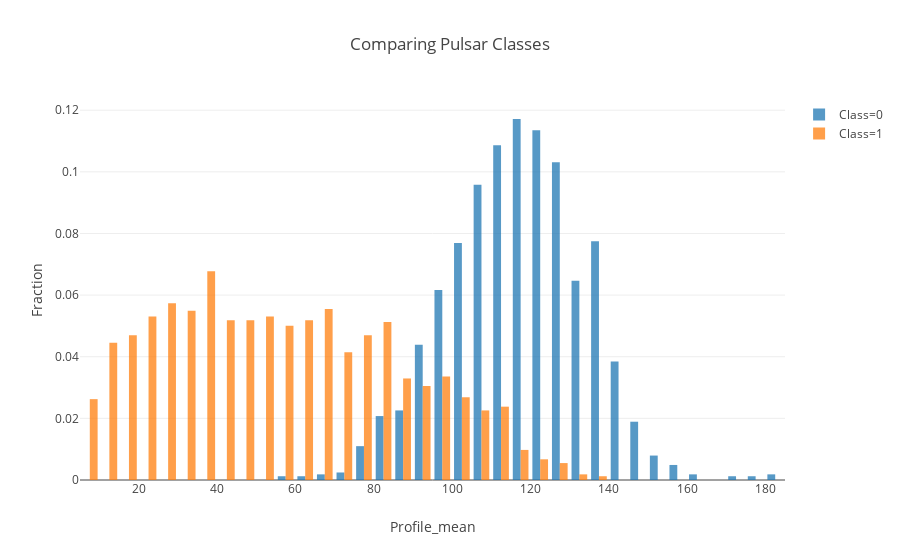
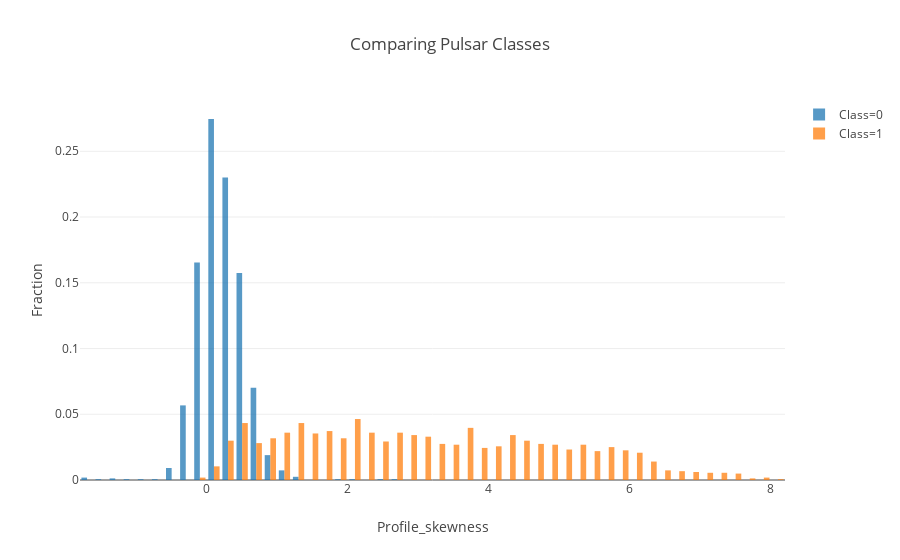
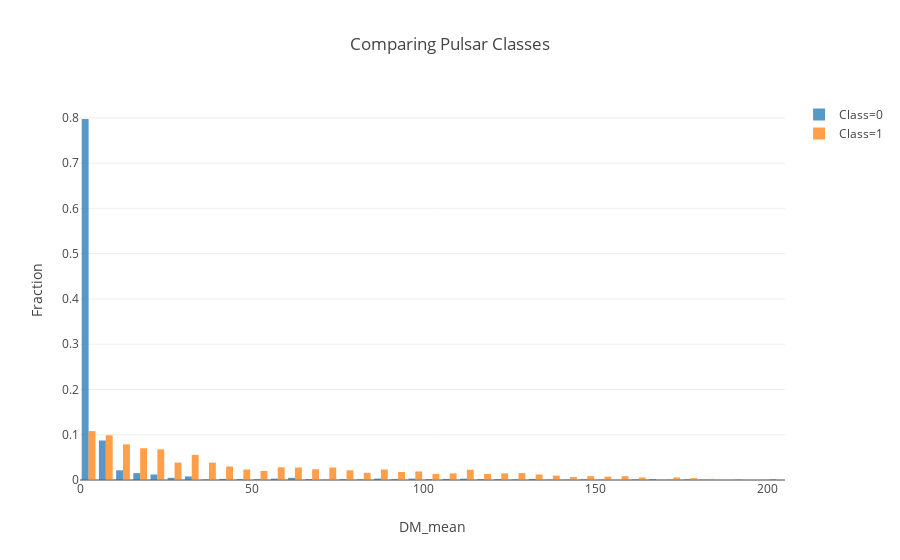

Notebook cell for these charts, in order:
### Markdown cell above
# Some plots
The correlation table above indicates that **Profile_mean** and **Profile_skewness** are among the variables correlated strongly with **class**.   Let's plot signal and backgrund for those two variables.

### Code cell
import plotly.plotly as py
import numpy as np
from plotly.offline import iplot
import plotly.graph_objs as go

#
# First plot
variable = 'Profile_mean'
trace1 = go.Histogram(
    x=dfB_use[variable],
    opacity=0.75,
    name="Class=0",
    histnorm='probability'
)
trace2 = go.Histogram(
    x=dfA[variable],
    opacity=0.75,
    name="Class=1",
    histnorm='probability'
)

data = [trace1, trace2]
layout = dict(
    title='Comparing Pulsar Classes',
    xaxis=dict(title=variable),
    yaxis=dict(title='Fraction')
)
iplot(dict(data=data,layout=layout),validate=False)

#
# second plot
variable = 'Profile_skewness'
trace1 = go.Histogram(
    x=dfB_use[variable],
    opacity=0.75,
    name="Class=0",
    histnorm='probability'
)
trace2 = go.Histogram(
    x=dfA[variable],
    opacity=0.75,
    name="Class=1",
    histnorm='probability'
)

data = [trace1, trace2]
layout = dict(
    title='Comparing Pulsar Classes',
    xaxis=dict(title=variable),
    yaxis=dict(title='Fraction')
)
iplot(dict(data=data,layout=layout),validate=False)


# third plot
variable = 'DM_mean'
trace1 = go.Histogram(
    x=dfB_use[variable],
    opacity=0.75,
    name="Class=0",
    histnorm='probability'
)
trace2 = go.Histogram(
    x=dfA[variable],
    opacity=0.75,
    name="Class=1",
    histnorm='probability'
)

data = [trace1, trace2]
layout = dict(
    title='Comparing Pulsar Classes',
    xaxis=dict(title=variable),
    yaxis=dict(title='Fraction')
)
iplot(dict(data=data,layout=layout),validate=False)

### Figure 1 — Plotly figure (JSON) as saved in the notebook; plotly's stock layout.template omitted (floating-point values rounded to 4 significant figures; data arrays with more than 128 entries replaced by an {"elided": "..."} marker saying what was removed)
{"data": [{"histnorm": "probability", "name": "Class=0", "opacity": 0.75, "type": "histogram", "x": {"elided": "1639 float values"}}, {"histnorm": "probability", "name": "Class=1", "opacity": 0.75, "type": "histogram", "x": {"elided": "1639 float values"}}], "layout": {"title": "Comparing Pulsar Classes", "xaxis": {"title": "Profile_mean"}, "yaxis": {"title": "Fraction"}}}

### Figure 2 — Plotly figure (JSON) as saved in the notebook; plotly's stock layout.template omitted (floating-point values rounded to 4 significant figures; data arrays with more than 128 entries replaced by an {"elided": "..."} marker saying what was removed)
{"data": [{"histnorm": "probability", "name": "Class=0", "opacity": 0.75, "type": "histogram", "x": {"elided": "1639 float values"}}, {"histnorm": "probability", "name": "Class=1", "opacity": 0.75, "type": "histogram", "x": {"elided": "1639 float values"}}], "layout": {"title": "Comparing Pulsar Classes", "xaxis": {"title": "Profile_skewness"}, "yaxis": {"title": "Fraction"}}}

### Figure 3 — Plotly figure (JSON) as saved in the notebook; plotly's stock layout.template omitted (floating-point values rounded to 4 significant figures; data arrays with more than 128 entries replaced by an {"elided": "..."} marker saying what was removed)
{"data": [{"histnorm": "probability", "name": "Class=0", "opacity": 0.75, "type": "histogram", "x": {"elided": "1639 float values"}}, {"histnorm": "probability", "name": "Class=1", "opacity": 0.75, "type": "histogram", "x": {"elided": "1639 float values"}}], "layout": {"title": "Comparing Pulsar Classes", "xaxis": {"title": "DM_mean"}, "yaxis": {"title": "Fraction"}}}
